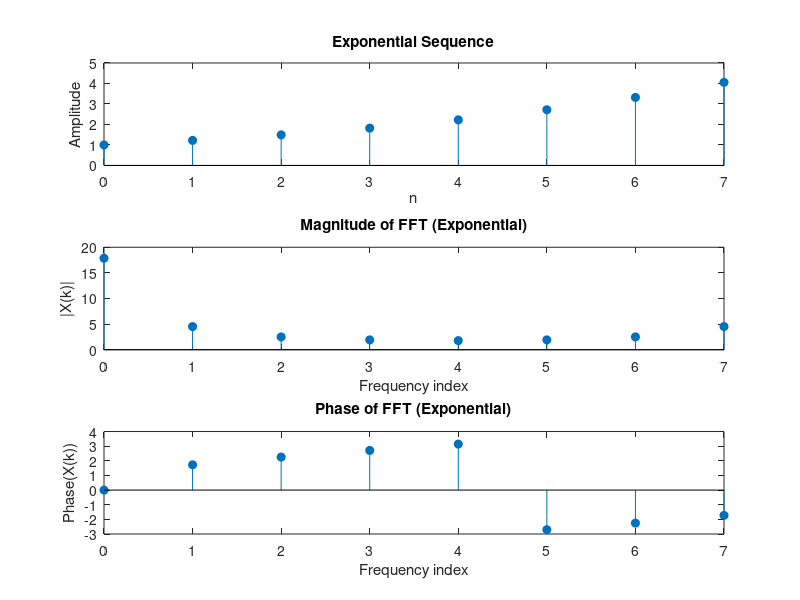

Recreate this plot in MATLAB.
clc; clear; close all;

N = 8; % Length of sequence
n = 0:N-1;
a = 0.2;

% Exponential Sequence
exp_seq = exp(a*n);
Exp_FFT = fft(exp_seq);

% Plot Exponential Sequence and FFT
figure;

subplot(3,1,1);
stem(n, exp_seq, 'filled'); title('Exponential Sequence');
xlabel('n'); ylabel('Amplitude');

subplot(3,1,2);
stem(n, abs(Exp_FFT), 'filled'); title('Magnitude of FFT (Exponential)');
xlabel('Frequency index'); ylabel('|X(k)|');

subplot(3,1,3);
stem(n, angle(Exp_FFT), 'filled'); title('Phase of FFT (Exponential)');
xlabel('Frequency index'); ylabel('Phase(X(k))');
